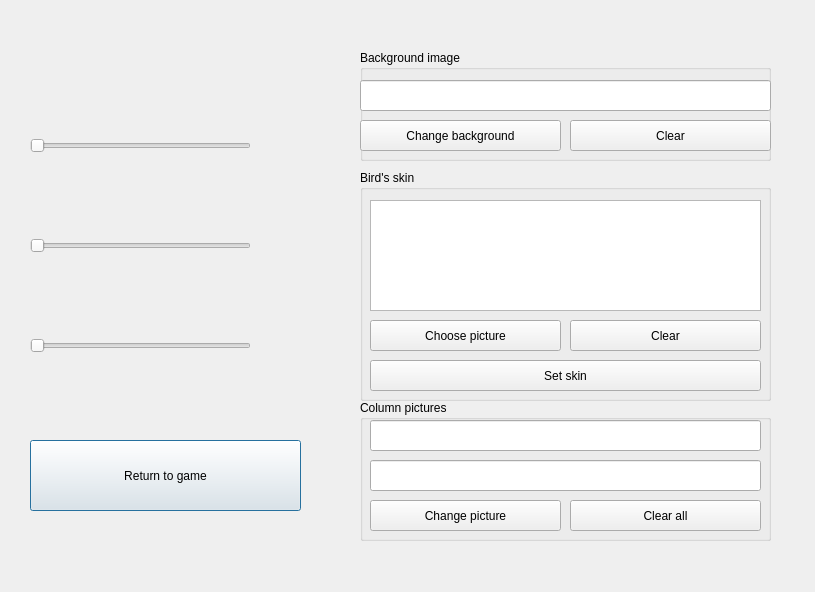
<?xml version="1.0" encoding="UTF-8"?>
<ui version="4.0">
 <class>SettingsWindow</class>
 <widget class="QDialog" name="SettingsWindow">
  <property name="geometry">
   <rect>
    <x>0</x>
    <y>0</y>
    <width>815</width>
    <height>592</height>
   </rect>
  </property>
  <property name="windowTitle">
   <string>Dialog</string>
  </property>
  <widget class="QSlider" name="HeightOfJumpSlider">
   <property name="geometry">
    <rect>
     <x>30</x>
     <y>130</y>
     <width>221</width>
     <height>31</height>
    </rect>
   </property>
   <property name="orientation">
    <enum>Qt::Horizontal</enum>
   </property>
  </widget>
  <widget class="QPushButton" name="ReturnButton">
   <property name="geometry">
    <rect>
     <x>30</x>
     <y>440</y>
     <width>271</width>
     <height>71</height>
    </rect>
   </property>
   <property name="text">
    <string>Return to game</string>
   </property>
  </widget>
  <widget class="QSlider" name="ColumnPaceSlider">
   <property name="geometry">
    <rect>
     <x>30</x>
     <y>230</y>
     <width>221</width>
     <height>31</height>
    </rect>
   </property>
   <property name="orientation">
    <enum>Qt::Horizontal</enum>
   </property>
  </widget>
  <widget class="QSlider" name="PaceOfFallSlider">
   <property name="geometry">
    <rect>
     <x>30</x>
     <y>330</y>
     <width>221</width>
     <height>31</height>
    </rect>
   </property>
   <property name="orientation">
    <enum>Qt::Horizontal</enum>
   </property>
  </widget>
  <widget class="QGroupBox" name="BirdSkinGroupBox">
   <property name="geometry">
    <rect>
     <x>360</x>
     <y>170</y>
     <width>411</width>
     <height>231</height>
    </rect>
   </property>
   <property name="title">
    <string>Bird's skin </string>
   </property>
   <widget class="QListView" name="BirdSkinListView">
    <property name="geometry">
     <rect>
      <x>10</x>
      <y>30</y>
      <width>391</width>
      <height>111</height>
     </rect>
    </property>
   </widget>
   <widget class="QPushButton" name="ChooseBirdPictureButton">
    <property name="geometry">
     <rect>
      <x>10</x>
      <y>150</y>
      <width>191</width>
      <height>31</height>
     </rect>
    </property>
    <property name="text">
     <string>Choose picture</string>
    </property>
   </widget>
   <widget class="QPushButton" name="ClearButton">
    <property name="geometry">
     <rect>
      <x>210</x>
      <y>150</y>
      <width>191</width>
      <height>31</height>
     </rect>
    </property>
    <property name="text">
     <string>Clear</string>
    </property>
   </widget>
   <widget class="QPushButton" name="SetBirdSkinButton">
    <property name="geometry">
     <rect>
      <x>10</x>
      <y>190</y>
      <width>391</width>
      <height>31</height>
     </rect>
    </property>
    <property name="text">
     <string>Set skin</string>
    </property>
   </widget>
  </widget>
  <widget class="QGroupBox" name="ColumnPicturesGroupBox">
   <property name="geometry">
    <rect>
     <x>360</x>
     <y>400</y>
     <width>411</width>
     <height>141</height>
    </rect>
   </property>
   <property name="title">
    <string>Column pictures</string>
   </property>
   <widget class="QLineEdit" name="LineForUpperColumnPicture">
    <property name="geometry">
     <rect>
      <x>10</x>
      <y>20</y>
      <width>391</width>
      <height>31</height>
     </rect>
    </property>
   </widget>
   <widget class="QPushButton" name="ChangeColumnPicturesButton">
    <property name="geometry">
     <rect>
      <x>10</x>
      <y>100</y>
      <width>191</width>
      <height>31</height>
     </rect>
    </property>
    <property name="text">
     <string>Change picture</string>
    </property>
   </widget>
   <widget class="QPushButton" name="ClearColumnPicturesButton">
    <property name="geometry">
     <rect>
      <x>210</x>
      <y>100</y>
      <width>191</width>
      <height>31</height>
     </rect>
    </property>
    <property name="text">
     <string>Clear all</string>
    </property>
   </widget>
   <widget class="QLineEdit" name="LineForLowerColumnPicture">
    <property name="geometry">
     <rect>
      <x>10</x>
      <y>60</y>
      <width>391</width>
      <height>31</height>
     </rect>
    </property>
   </widget>
  </widget>
  <widget class="QGroupBox" name="BackgroundGroupBox">
   <property name="geometry">
    <rect>
     <x>360</x>
     <y>50</y>
     <width>411</width>
     <height>111</height>
    </rect>
   </property>
   <property name="title">
    <string>Background image</string>
   </property>
   <widget class="QLineEdit" name="LineForBackground">
    <property name="geometry">
     <rect>
      <x>0</x>
      <y>30</y>
      <width>411</width>
      <height>31</height>
     </rect>
    </property>
    <property name="locale">
     <locale language="English" country="UnitedStates"/>
    </property>
    <property name="inputMethodHints">
     <set>Qt::ImhNone</set>
    </property>
    <property name="text">
     <string/>
    </property>
   </widget>
   <widget class="QPushButton" name="ButtonForBackground">
    <property name="geometry">
     <rect>
      <x>0</x>
      <y>70</y>
      <width>201</width>
      <height>31</height>
     </rect>
    </property>
    <property name="text">
     <string>Change background</string>
    </property>
   </widget>
   <widget class="QPushButton" name="ClearBackgroundButton">
    <property name="geometry">
     <rect>
      <x>210</x>
      <y>70</y>
      <width>201</width>
      <height>31</height>
     </rect>
    </property>
    <property name="text">
     <string>Clear</string>
    </property>
   </widget>
  </widget>
 </widget>
 <resources/>
 <connections/>
</ui>
